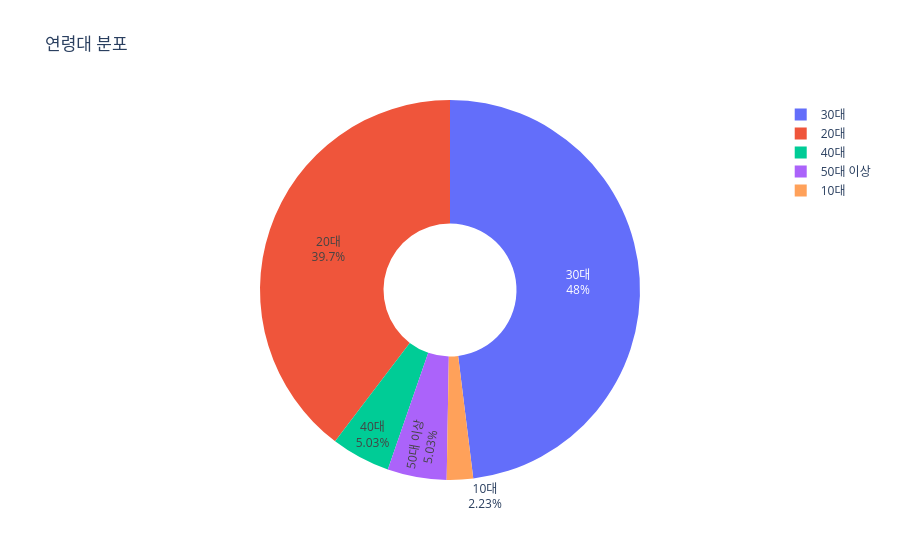

Notebook cell for this chart:
### Code cell
age_order = ["10대", "20대", "30대", "40대", "50대 이상"]

age_df = df[age_col].value_counts().reindex(age_order).dropna().reset_index()
age_df.columns = ["연령대", "응답자 수"]

fig = px.pie(
    age_df,
    names="연령대",
    values="응답자 수",
    title="연령대 분포",
    hole=0.35
)

fig.update_traces(
    textinfo="label+percent",
    hovertemplate="%{label}<br>응답자 수: %{value}명<br>비율: %{percent}<extra></extra>"
)

fig.show()

### Figure 1 — Plotly figure (JSON) as saved in the notebook; plotly's stock layout.template omitted (floating-point values rounded to 4 significant figures)
{"data": [{"domain": {"x": [0, 1], "y": [0, 1]}, "hole": 0.35, "hovertemplate": "%{label}<br>응답자 수: %{value}명<br>비율: %{percent}<extra></extra>", "labels": ["10대", "20대", "30대", "40대", "50대 이상"], "legendgroup": "", "name": "", "showlegend": true, "textinfo": "label+percent", "type": "pie", "values": [4, 71, 86, 9, 9]}], "layout": {"legend": {"tracegroupgap": 0}, "title": {"text": "연령대 분포"}}}
